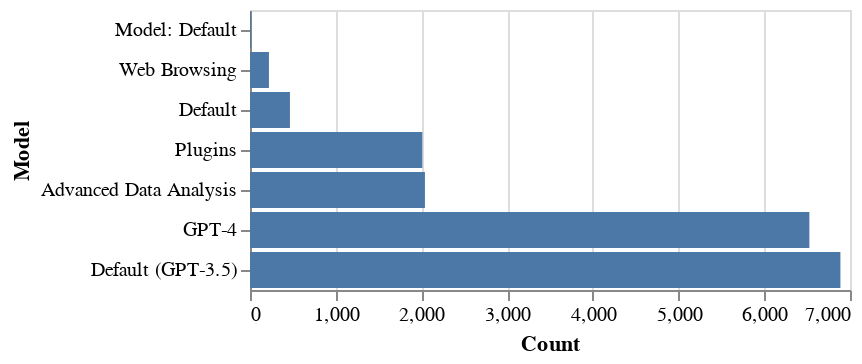

Notebook code cell kept with this figure:
### Markdown cell above
Most conversations are limited to 100 prompts at most, but there are some interesting outliers that may be worth diving into more. Let's group by model

### Code cell
df_model = df[['ModelUsed']]

alt.Chart(df_model).mark_bar().encode(
    x = alt.X('count()', title = 'Count'),
    y = alt.Y('ModelUsed:N', title = 'Model', sort = 'x')
)

### Figure 1 — Vega-Lite specification as saved in the notebook (floating-point values rounded to 4 significant figures; data arrays with more than 128 entries replaced by an {"elided": "..."} marker saying what was removed)
{"config": {"view": {"continuousWidth": 300, "continuousHeight": 300}}, "data": {"name": "data-55a286068b9b8a7956e3498c6ba7c3b6"}, "mark": {"type": "bar"}, "encoding": {"x": {"aggregate": "count", "title": "Count", "type": "quantitative"}, "y": {"field": "ModelUsed", "sort": "x", "title": "Model", "type": "nominal"}}, "$schema": "https://vega.github.io/schema/vega-lite/v5.20.1.json", "datasets": {"data-55a286068b9b8a7956e3498c6ba7c3b6": {"elided": "18163 records"}}}
